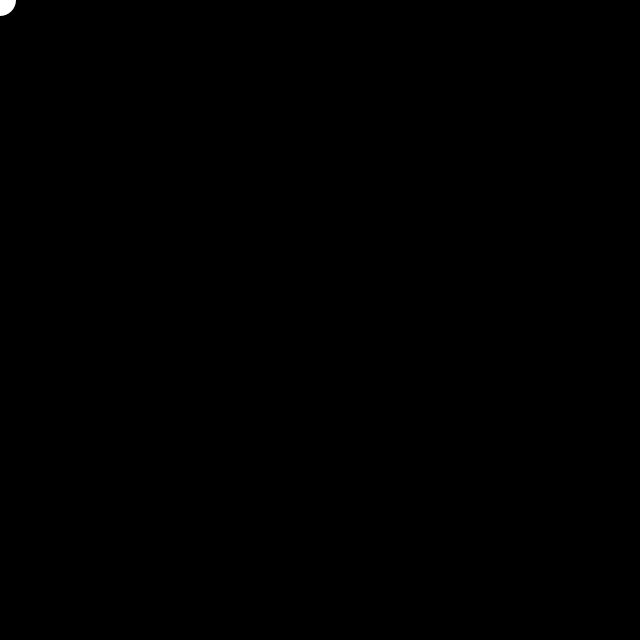
Frame 1 (no input)
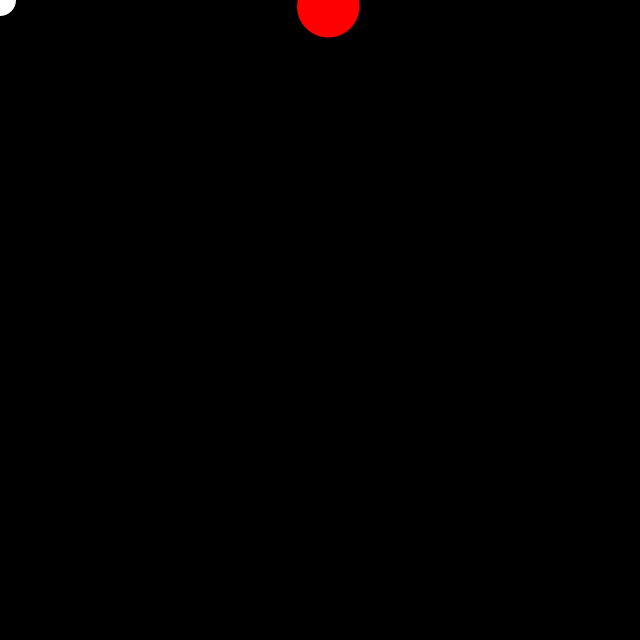
Frame 60 (the mouse pressed at the canvas centre just before this capture)
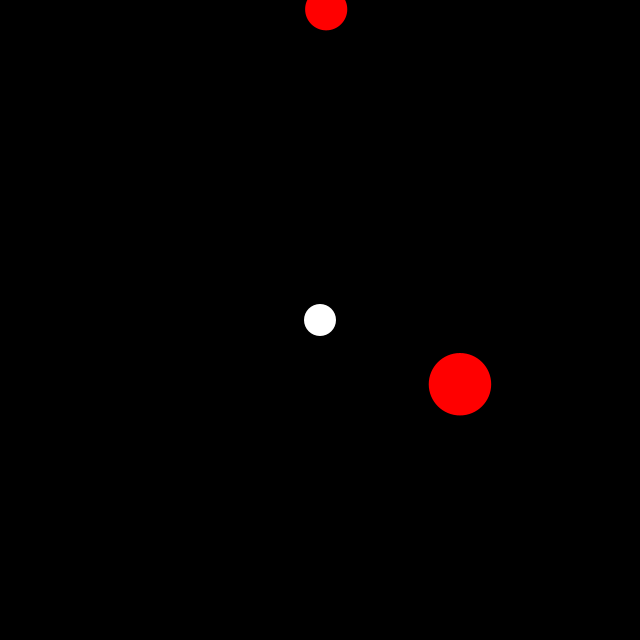
Frame 120 (the mouse held since frame 60 and released just before this capture)

The Processing sketch that drew these frames (run headless with seeded random() and noise(); from frame 60 on, the mouse is pressed at the canvas centre):

// Processing sketch: Code_List
// ── Code_List.pde
// ゲームの状態
// 0: ゲーム中
// 1: 終了
int gameState = 0;

// プレイヤーのX座標, Y座標
float playerX, playerY;
// プレイヤーの半径
float playerScale;

// 敵の数
int enemiesCount;
// 敵のX座標, Y座標
FloatList enemiesX, enemiesY;
// 敵の速度のX座標, Y座標
FloatList enemiesSpeedX, enemiesSpeedY;
// 敵の半径
FloatList enemiesScale;

void setup()
{
  size(640, 640);

  gameState = 0;

  playerX = width / 2;
  playerY = height / 2;
  playerScale = 16;

  enemiesCount = 0;
  enemiesX = new FloatList();
  enemiesY = new FloatList();
  enemiesSpeedX = new FloatList();
  enemiesSpeedY = new FloatList();
  enemiesScale = new FloatList();
}

void draw()
{
  update();

  display();
}

// 更新
void update()
{
  if (gameState == 0)
  {
    // プレイヤーの移動
    playerX = mouseX;
    playerY = mouseY;

    // 敵の追加
    if (frameCount % 60 == 0)
    {
      enemiesX.append(width / 2);
      enemiesY.append(0);
      enemiesSpeedX.append(random(5, 10));
      enemiesSpeedY.append(random(5, 10));
      enemiesScale.append(random(16, 32));
      enemiesCount++;
    }

    for (int i = 0; i < enemiesCount; ++i)
    {
      // 敵の移動
      enemiesX.add(i, enemiesSpeedX.get(i));
      enemiesY.add(i, enemiesSpeedY.get(i));

      // 壁に当たったら跳ね返る
      if (enemiesX.get(i) < 0 || width < enemiesX.get(i))
      {
        enemiesSpeedX.mult(i, -1);
      }
      if (enemiesY.get(i) < 0 || height < enemiesY.get(i))
      {
        enemiesSpeedY.mult(i, -1);
      }

      // 当たり判定
      if (dist(playerX, playerY, enemiesX.get(i), enemiesY.get(i)) <= playerScale + enemiesScale.get(i))
      {
        // 終了する
        gameState = 1;
      }
    }
  }
}

// 描画
void display()
{
  background(0);

  // プレイヤー
  resetDrawingSettings();  
  fill(255, 255, 255);
  ellipse(playerX, playerY, playerScale * 2, playerScale * 2);

  // 敵
  resetDrawingSettings();
  fill(255, 0, 0);
  for (int i = 0; i < enemiesCount; ++i)
  {
    ellipse(enemiesX.get(i), enemiesY.get(i), enemiesScale.get(i) * 2, enemiesScale.get(i) * 2);
  }

  if (gameState == 1)
  {
    // 終了という文字
    fill(255, 255, 255);
    resetDrawingSettings();
    text("Game End!", width / 2, height / 2);
  }
}

// 描画の設定をリセットする
void resetDrawingSettings()
{
  noStroke();
  noFill();
  textSize(48);
  textAlign(CENTER, CENTER);
}
